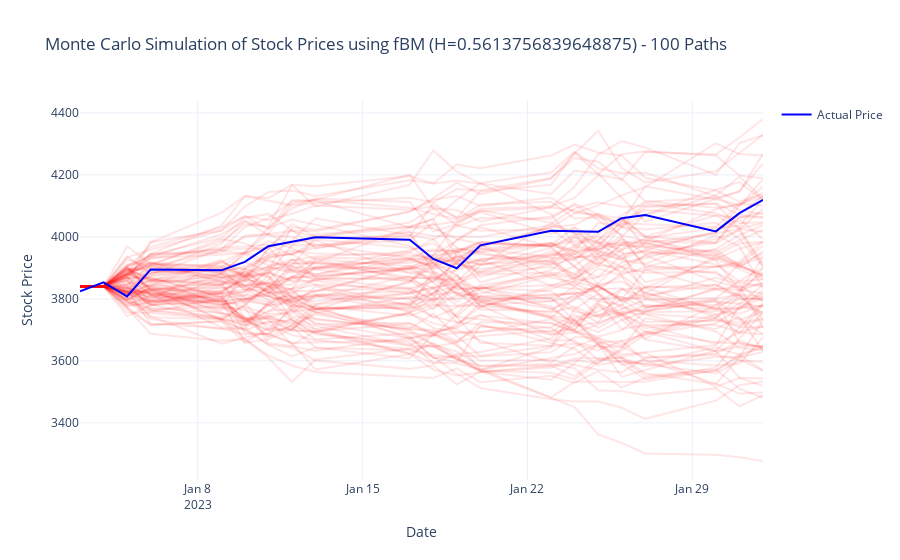

Notebook code cell kept with this figure:
### Code cell
def montecarlo_simulation_and_plot(train_data, test_data, H, num_simulations=100):
    """Perform a Monte Carlo simulation by generating multiple fBM price paths and plot them 
    alongside the actual stock prices."""
    
    # Calculate drift (μ) and volatility (σ) from training log returns
    mu = train_data["log_returns"].mean()
    sigma = train_data["log_returns"].std()
    
    n_days = len(test_data)
    time_points = np.arange(n_days)
    S0 = train_data['price'].iloc[-1]
    
    simulation_paths = []
    
    for i in range(num_simulations):
        # For each simulation, sample a new fBM path
        fbm = FractionalBrownianMotion(hurst=H, t=n_days - 1)
        fbm_values = fbm.sample(n=n_days - 2)
        fbm_values = np.insert(fbm_values, 0, 0)  # align with the time vector
        sim_prices = S0 * np.exp(mu * time_points + sigma * fbm_values)
        simulation_paths.append(sim_prices)
    
    # Create a Plotly figure for the Monte Carlo simulation
    fig = go.Figure()
    
    # Add each simulated path (using low opacity to avoid clutter)
    for i, sim_prices in enumerate(simulation_paths):
        fig.add_trace(go.Scatter(
            x=test_data.index,
            y=sim_prices,
            mode='lines',
            name=f'Simulation {i+1}',
            line=dict(color='rgba(255, 0, 0, 0.1)'),  # Red with transparency
            showlegend=False  # Hide individual simulation legends
        ))
    
    # Overlay the actual prices
    fig.add_trace(go.Scatter(
        x=test_data.index,
        y=test_data["price"],
        mode='lines',
        name='Actual Price',
        line=dict(color='blue', width=2)
    ))
    
    # Update plot layout
    fig.update_layout(
        title=f"Monte Carlo Simulation of Stock Prices using fBM (H={H}) - {num_simulations} Paths",
        xaxis_title="Date",
        yaxis_title="Stock Price",
        template="plotly_white"
    )
    
    fig.show()

montecarlo_simulation_and_plot(SNP_training_df, SNP_testing_df, SNP_hurst_est, num_simulations=100)
